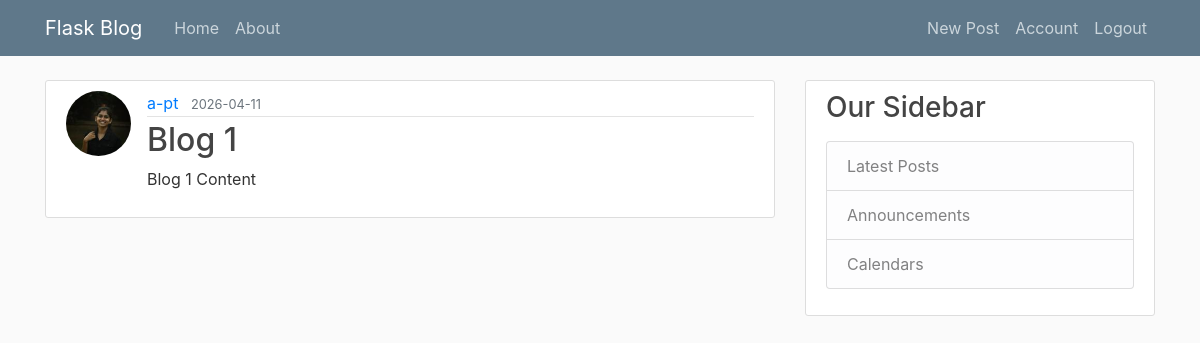
Before: /post/1 (signed in) with the older database file.
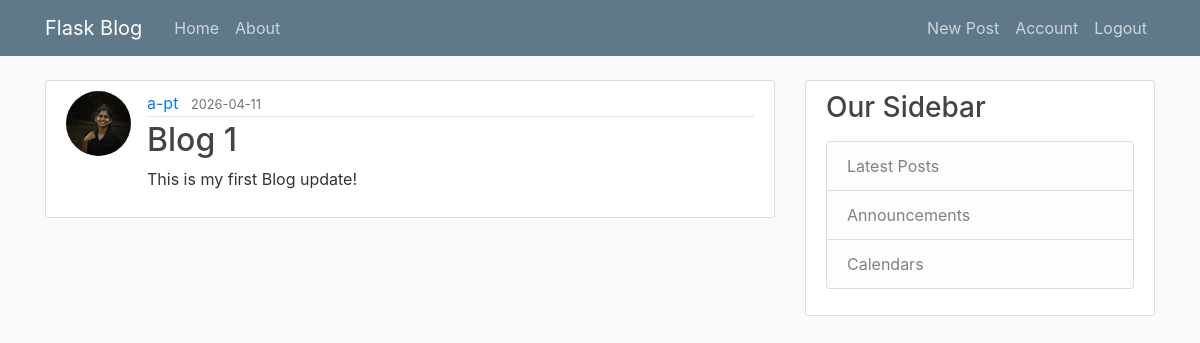
After: the same page with the newer database file.
### flask_blog/models.py (models this page shows, shortened)
class Post(db.Model):
    id = db.Column(db.Integer, primary_key=True)
    title = db.Column(db.String(100), nullable=False)
    content = db.Column(db.Text, nullable=False)
    date_posted = db.Column(db.DateTime, nullable=False, default=datetime.utcnow)
    user_id = db.Column(db.Integer, db.ForeignKey('user.id'), nullable=False)

### flask_blog/posts/routes.py (the view)
@posts.route("/post/<int:post_id>", methods=['GET', 'POST'])
@login_required
def post(post_id):
    post = Post.query.get_or_404(post_id)
    return render_template('post.html', title=post.title, post=post)

### flask_blog/models.py (called while the page is built)
@login_manager.user_loader
def load_user(user_id):
    return User.query.get(int(user_id))

### flask_blog/templates/post.html (shortened to what this page needs)
{% extends "layout.html" %}
{% block content %}
    <article class="media content-section">
        <img class="rounded-circle article-img" src="{{ url_for('static', filename='profile_pics/' + post.author.image_file) }}">
        <div class="media-body">
            <div class="article-metadata">
            <a class="mr-2" href="{{ url_for('users.user_posts', username=post.author.username) }}">{{ post.author.username }}</a>
            <small class="text-muted">{{ post.date_posted.strftime('%Y-%m-%d') }}</small>
            </div>
            <h2>{{ post.title }}</h2>
            <p class="article-content">{{ post.content }}</p>
        </div>
    </article>
{% endblock content %}

Changed rows visible on the page:
changed Post "Blog 1": content "Blog 1 Content" → "This is my first Blog update!"
